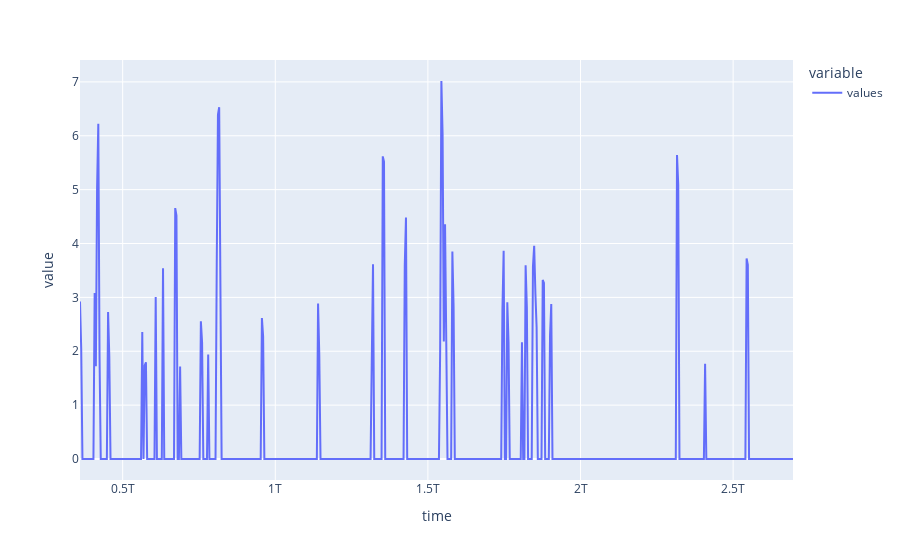

Source (notebook cell):
### Markdown cell above
Pour faire tous les traitements d'un coup, il y a la fonction `readAndAdaptDataFromCSV`, utilisée comme suit :

### Code cell
other = tools.readAndAdaptDataFromCSV(PATH)
print(other)
other.plot()

### Figure 1 — Plotly figure (JSON) as saved in the notebook; plotly's stock layout.template omitted (floating-point values rounded to 4 significant figures; data arrays with more than 128 entries replaced by an {"elided": "..."} marker saying what was removed)
{"data": [{"hovertemplate": "variable=values<br>time=%{x}<br>value=%{y}<extra></extra>", "legendgroup": "values", "line": {"color": "#636efa", "dash": "solid"}, "mode": "lines", "name": "values", "orientation": "v", "showlegend": true, "type": "scatter", "x": {"elided": "585 int values"}, "xaxis": "x", "y": {"elided": "585 float values"}, "yaxis": "y"}], "layout": {"legend": {"title": {"text": "variable"}, "tracegroupgap": 0}, "margin": {"t": 60}, "xaxis": {"anchor": "y", "domain": [0, 1], "title": {"text": "time"}}, "yaxis": {"anchor": "x", "domain": [0, 1], "title": {"text": "value"}}}}
